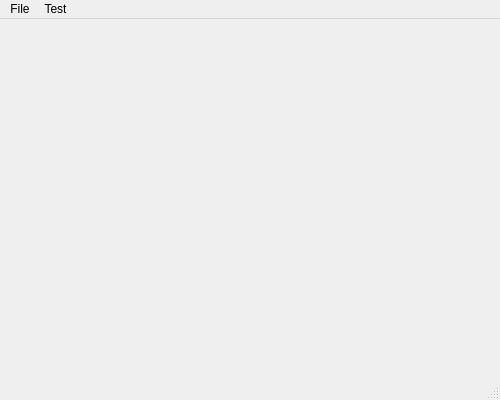
<?xml version="1.0" encoding="UTF-8"?>
<ui version="4.0">
 <class>CalcDistFunct</class>
 <widget class="QMainWindow" name="CalcDistFunct">
  <property name="enabled">
   <bool>true</bool>
  </property>
  <property name="geometry">
   <rect>
    <x>0</x>
    <y>0</y>
    <width>500</width>
    <height>400</height>
   </rect>
  </property>
  <property name="sizePolicy">
   <sizepolicy hsizetype="Fixed" vsizetype="Fixed">
    <horstretch>0</horstretch>
    <verstretch>0</verstretch>
   </sizepolicy>
  </property>
  <property name="maximumSize">
   <size>
    <width>600</width>
    <height>400</height>
   </size>
  </property>
  <property name="windowTitle">
   <string>CalcDistFunct</string>
  </property>
  <widget class="QWidget" name="centralWidget"/>
  <widget class="QMenuBar" name="menuBar">
   <property name="geometry">
    <rect>
     <x>0</x>
     <y>0</y>
     <width>500</width>
     <height>18</height>
    </rect>
   </property>
   <widget class="QMenu" name="menuFile">
    <property name="title">
     <string>File</string>
    </property>
    <addaction name="actionOpen_Dicom_Series"/>
   </widget>
   <widget class="QMenu" name="menuTest">
    <property name="title">
     <string>Test</string>
    </property>
    <addaction name="actionCreate_Block"/>
   </widget>
   <addaction name="menuFile"/>
   <addaction name="menuTest"/>
  </widget>
  <widget class="QStatusBar" name="statusBar"/>
  <action name="actionOpen_Dicom_Series">
   <property name="text">
    <string>Open Dicom Series</string>
   </property>
  </action>
  <action name="actionCreate_Block">
   <property name="text">
    <string>Create Block</string>
   </property>
  </action>
 </widget>
 <layoutdefault spacing="6" margin="11"/>
 <resources/>
 <connections/>
</ui>
